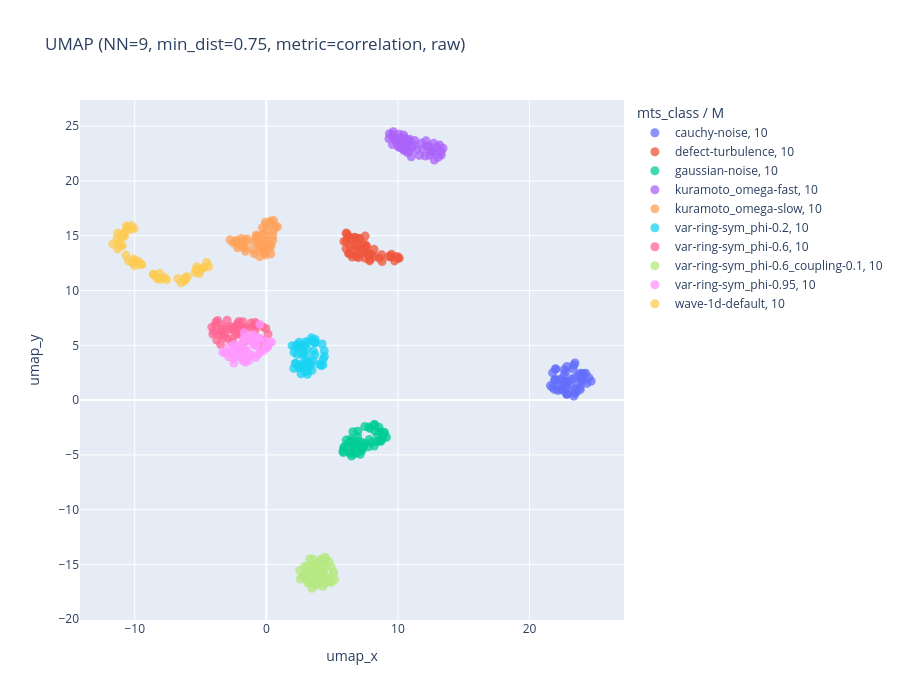

Source (notebook cell):
### Code cell
import plotly.express as px

# Interactive version of the chosen combo (emb_chosen / chosen_label from the cell above).
df_plot = meta_df.assign(
    umap_x=emb[:, 0],
    umap_y=emb[:, 1],
    M_str=meta_df["M"].astype(str),
    instance_str=meta_df["instance"].astype(str),
    dataset_paths_str=meta_df["dataset_paths"].astype(str),
)
fig = px.scatter(
    df_plot, x="umap_x", y="umap_y",
    color="mts_class",
    symbol="M_str",
    hover_data={
        "mts_class": True,
        "M": True,
        "T": True,
        "instance_str": True,
        "dataset_paths_str": False,
        "M_str": False,
        "umap_x": ":.2f",
        "umap_y": ":.2f",
    },
    title=f"UMAP (NN={n_neighbors}, min_dist={min_dist}, metric={metric}, {'scaled' if scaled else 'raw'})",
    width=900, height=700,
)
fig.update_traces(marker=dict(size=9, opacity=0.75))
fig.update_layout(legend=dict(title="mts_class / M"))
fig.show()

### Figure 1 — Plotly figure (JSON) as saved in the notebook; plotly's stock layout.template omitted (floating-point values rounded to 4 significant figures; data arrays with more than 128 entries replaced by an {"elided": "..."} marker saying what was removed)
{"data": [{"customdata": {"elided": "50x6 mixed values"}, "hovertemplate": "mts_class=%{customdata[0]}<br>umap_x=%{x:.2f}<br>umap_y=%{y:.2f}<br>M=%{customdata[1]}<br>T=%{customdata[2]}<br>instance_str=%{customdata[3]}<extra></extra>", "legendgroup": "cauchy-noise, 10", "marker": {"color": "#636efa", "opacity": 0.75, "size": 9, "symbol": "circle"}, "mode": "markers", "name": "cauchy-noise, 10", "orientation": "v", "showlegend": true, "type": "scatter", "x": [22.5, 23.64, 22.39, 23.19, 21.89, 22.84, 23.43, 22.83, 21.73, 23.43, 23.74, 24.07, 21.75, 22.87, 23.85, 21.97, 24.08, 24.27, 23.43, 24.68, 22.62, 23.37, 23.58, 24.51, 24.37, 22.77, 23.96, 23.09, 21.59, 22.82, 22.26, 24.03, 23.36, 23.89, 22.8, 22.37, 22.61, 21.99, 22.16, 22.12, 22.93, 22.63, 23.3, 22.54, 21.97, 21.89, 23.45, 23.86, 22.84, 23.84], "xaxis": "x", "y": [1.047, 1.48, 1.935, 1.917, 1.816, 1.653, 0.9405, 0.5364, 1.162, 0.6199, 2.313, 1.768, 2.494, 0.5732, 0.9707, 1.904, 2.434, 2.449, 2.051, 1.735, 2.263, 3.204, 0.7448, 2.049, 1.521, 2.594, 1.915, 1.301, 1.324, 0.5615, 1.286, 2.286, 0.3602, 1.995, 1.216, 0.9819, 1.737, 2.825, 0.8875, 1.778, 1.704, 2.782, 2.882, 0.9004, 2.868, 0.9729, 3.387, 2.455, 3.067, 1.197], "yaxis": "y"}, {"customdata": {"elided": "50x6 mixed values"}, "hovertemplate": "mts_class=%{customdata[0]}<br>umap_x=%{x:.2f}<br>umap_y=%{y:.2f}<br>M=%{customdata[1]}<br>T=%{customdata[2]}<br>instance_str=%{customdata[3]}<extra></extra>", "legendgroup": "defect-turbulence, 10", "marker": {"color": "#EF553B", "opacity": 0.75, "size": 9, "symbol": "circle"}, "mode": "markers", "name": "defect-turbulence, 10", "orientation": "v", "showlegend": true, "type": "scatter", "x": [6.707, 6.751, 7.545, 9.474, 6.672, 6.342, 6.527, 8.248, 10.01, 7.005, 6.058, 9.281, 6.465, 7.49, 9.508, 7.083, 7.504, 6.306, 6.933, 7.077, 7.863, 6.125, 6.25, 6.061, 6.074, 8.183, 7.292, 7.521, 7.985, 8.748, 9.746, 7.601, 9.938, 7.337, 6.421, 6.338, 6.924, 9.512, 6.841, 7.857, 10.1, 6.904, 7.641, 7.082, 5.899, 8.592, 7.732, 6.246, 7.852, 8.795], "xaxis": "x", "y": [14.87, 14.84, 14.17, 13.05, 14.11, 13.99, 13.05, 13.08, 12.94, 13.0, 15.24, 13.11, 14.62, 12.95, 13.32, 14.75, 14.97, 13.41, 13.49, 14.75, 12.82, 15.18, 13.36, 13.82, 14.52, 13.76, 13.69, 13.92, 13.3, 13.27, 12.71, 13.41, 13.11, 14.28, 13.35, 14.77, 13.9, 13.11, 13.1, 12.7, 12.96, 14.19, 14.0, 13.32, 14.49, 12.96, 13.36, 14.95, 13.28, 12.64], "yaxis": "y"}, {"customdata": {"elided": "50x6 mixed values"}, "hovertemplate": "mts_class=%{customdata[0]}<br>umap_x=%{x:.2f}<br>umap_y=%{y:.2f}<br>M=%{customdata[1]}<br>T=%{customdata[2]}<br>instance_str=%{customdata[3]}<extra></extra>", "legendgroup": "gaussian-noise, 10", "marker": {"color": "#00cc96", "opacity": 0.75, "size": 9, "symbol": "circle"}, "mode": "markers", "name": "gaussian-noise, 10", "orientation": "v", "showlegend": true, "type": "scatter", "x": [7.489, 7.785, 5.82, 7.245, 5.872, 8.649, 7.284, 6.959, 8.189, 8.22, 8.196, 6.579, 6.345, 7.268, 6.94, 9.127, 6.431, 6.437, 6.197, 6.435, 6.629, 8.456, 6.768, 6.064, 8.456, 7.863, 8.71, 8.707, 8.043, 6.465, 8.586, 6.83, 7.476, 8.864, 6.729, 6.921, 6.326, 8.559, 8.968, 7.388, 5.855, 6.826, 7.744, 5.931, 8.232, 7.826, 6.891, 7.136, 8.943, 6.618], "xaxis": "x", "y": [-3.954, -2.463, -4.668, -4.416, -4.368, -2.935, -3.865, -2.837, -4.187, -2.806, -2.23, -2.88, -4.856, -4.594, -3.348, -3.386, -3.829, -3.521, -3.984, -3.759, -4.933, -3.238, -4.281, -3.653, -3.781, -2.57, -3.677, -3.752, -3.853, -5.11, -2.891, -3.972, -2.415, -3.46, -4.626, -3.751, -4.724, -2.475, -2.939, -4.227, -4.778, -4.287, -4.268, -4.256, -2.275, -3.601, -4.804, -4.938, -3.039, -4.297], "yaxis": "y"}, {"customdata": {"elided": "50x6 mixed values"}, "hovertemplate": "mts_class=%{customdata[0]}<br>umap_x=%{x:.2f}<br>umap_y=%{y:.2f}<br>M=%{customdata[1]}<br>T=%{customdata[2]}<br>instance_str=%{customdata[3]}<extra></extra>", "legendgroup": "kuramoto_omega-fast, 10", "marker": {"color": "#ab63fa", "opacity": 0.75, "size": 9, "symbol": "circle"}, "mode": "markers", "name": "kuramoto_omega-fast, 10", "orientation": "v", "showlegend": true, "type": "scatter", "x": [11.82, 12.36, 13.29, 9.803, 12.13, 9.353, 10.1, 11.9, 11.28, 10.63, 13.17, 10.49, 10.48, 13.04, 11.01, 10.81, 12.53, 12.77, 11.28, 11.42, 12.72, 10.52, 12.21, 10.69, 9.592, 10.43, 12.95, 10.05, 10.88, 9.964, 9.581, 12.58, 9.545, 12.4, 10.43, 12.07, 10.71, 13.43, 10.1, 9.818, 9.649, 9.317, 11.62, 13.28, 12.71, 11.07, 10.19, 10.16, 10.73, 10.83], "xaxis": "x", "y": [23.46, 23.16, 22.37, 23.87, 23.67, 24.31, 24.26, 22.92, 23.7, 23.53, 23.28, 23.57, 22.9, 22.17, 22.21, 23.59, 22.73, 21.91, 23.31, 22.86, 22.68, 23.91, 23.17, 23.08, 24.24, 22.8, 23.09, 23.11, 23.81, 23.33, 23.32, 22.67, 24.05, 22.36, 24.2, 22.28, 22.59, 22.99, 23.07, 23.71, 24.5, 23.85, 22.33, 22.67, 23.44, 23.06, 23.7, 23.93, 23.74, 22.7], "yaxis": "y"}, {"customdata": {"elided": "50x6 mixed values"}, "hovertemplate": "mts_class=%{customdata[0]}<br>umap_x=%{x:.2f}<br>umap_y=%{y:.2f}<br>M=%{customdata[1]}<br>T=%{customdata[2]}<br>instance_str=%{customdata[3]}<extra></extra>", "legendgroup": "kuramoto_omega-slow, 10", "marker": {"color": "#FFA15A", "opacity": 0.75, "size": 9, "symbol": "circle"}, "mode": "markers", "name": "kuramoto_omega-slow, 10", "orientation": "v", "showlegend": true, "type": "scatter", "x": [-0.3696, -0.718, -1.879, 0.5561, -0.5458, 0.000269, 0.5517, -0.02625, -0.06335, -2.055, -1.743, 0.4837, -2.307, 0.3411, 0.6625, -2.523, -1.521, -2.758, 0.3767, -0.7898, -1.584, -0.1697, -0.07144, 0.0644, -0.1097, -0.2999, -1.804, 0.2651, -0.2679, 0.2597, 0.8404, -1.59, 0.3555, -2.282, 0.3361, -0.06959, -0.9852, -0.227, -0.539, -1.463, -0.9079, -0.954, -0.7705, -0.4116, -0.1821, 0.1044, -0.5101, -2.182, 0.4824, -0.4933], "xaxis": "x", "y": [13.81, 14.94, 14.76, 16.39, 14.15, 16.01, 15.45, 15.08, 13.86, 14.09, 13.97, 14.55, 14.4, 13.34, 15.81, 14.35, 13.86, 14.63, 16.2, 14.66, 13.58, 14.47, 16.24, 15.51, 13.43, 15.74, 14.48, 14.15, 15.16, 13.79, 15.82, 14.56, 14.1, 14.6, 16.35, 13.23, 14.42, 13.5, 14.92, 14.71, 13.35, 13.66, 15.06, 14.29, 13.98, 14.52, 14.04, 13.91, 14.97, 13.1], "yaxis": "y"}, {"customdata": {"elided": "50x6 mixed values"}, "hovertemplate": "mts_class=%{customdata[0]}<br>umap_x=%{x:.2f}<br>umap_y=%{y:.2f}<br>M=%{customdata[1]}<br>T=%{customdata[2]}<br>instance_str=%{customdata[3]}<extra></extra>", "legendgroup": "var-ring-sym_phi-0.2, 10", "marker": {"color": "#19d3f3", "opacity": 0.75, "size": 9, "symbol": "circle"}, "mode": "markers", "name": "var-ring-sym_phi-0.2, 10", "orientation": "v", "showlegend": true, "type": "scatter", "x": [2.751, 3.311, 3.089, 4.317, 2.474, 2.529, 3.677, 2.9, 3.473, 3.708, 2.877, 2.997, 4.045, 3.027, 2.75, 3.115, 3.685, 2.504, 2.331, 4.234, 3.547, 2.241, 2.984, 2.732, 3.124, 2.41, 3.129, 3.582, 3.019, 3.156, 4.298, 3.462, 4.166, 2.083, 2.635, 2.642, 2.192, 4.4, 3.424, 3.033, 3.009, 3.372, 2.357, 2.853, 1.956, 3.697, 2.097, 4.413, 2.489, 2.2], "xaxis": "x", "y": [5.003, 3.481, 4.65, 3.719, 2.935, 3.186, 5.232, 2.604, 2.714, 5.565, 4.886, 2.966, 3.276, 3.474, 4.099, 2.363, 4.134, 5.281, 4.181, 5.124, 3.606, 3.369, 2.775, 3.319, 2.627, 3.024, 5.263, 4.46, 2.881, 3.21, 3.21, 5.431, 3.156, 2.891, 2.398, 4.832, 4.883, 4.506, 5.683, 3.933, 5.335, 3.163, 5.066, 4.331, 4.968, 5.257, 4.358, 3.996, 4.765, 3.351], "yaxis": "y"}, {"customdata": {"elided": "50x6 mixed values"}, "hovertemplate": "mts_class=%{customdata[0]}<br>umap_x=%{x:.2f}<br>umap_y=%{y:.2f}<br>M=%{customdata[1]}<br>T=%{customdata[2]}<br>instance_str=%{customdata[3]}<extra></extra>", "legendgroup": "var-ring-sym_phi-0.6, 10", "marker": {"color": "#FF6692", "opacity": 0.75, "size": 9, "symbol": "circle"}, "mode": "markers", "name": "var-ring-sym_phi-0.6, 10", "orientation": "v", "showlegend": true, "type": "scatter", "x": [-1.326, -2.408, -1.753, -3.472, -3.874, -1.921, -2.765, -3.7, -2.975, -3.232, -3.976, -2.604, -1.011, -0.286, -3.298, -2.094, -2.923, -2.075, -1.667, -2.563, -3.45, -1.395, -2.08, -2.84, -3.399, -3.517, -2.172, -2.601, -1.156, -2.291, -3.766, -0.3257, -3.823, -2.206, -0.6841, -3.161, -0.769, -2.58, -1.78, -4.14, -2.24, -1.672, -4.064, -0.2782, -0.8565, 0.1259, -0.03676, -1.728, -0.8737, -3.392], "xaxis": "x", "y": [5.58, 6.681, 6.58, 5.071, 6.817, 6.142, 6.708, 7.264, 7.299, 5.754, 6.271, 6.597, 6.692, 6.702, 6.508, 6.011, 5.584, 7.181, 5.329, 5.618, 6.297, 6.582, 6.819, 6.489, 6.262, 5.911, 7.02, 6.439, 7.032, 6.079, 5.488, 4.681, 7.103, 6.859, 6.82, 6.001, 6.965, 5.274, 7.162, 6.653, 6.335, 6.602, 6.028, 5.471, 7.081, 6.01, 6.531, 6.307, 6.322, 6.848], "yaxis": "y"}, {"customdata": {"elided": "50x6 mixed values"}, "hovertemplate": "mts_class=%{customdata[0]}<br>umap_x=%{x:.2f}<br>umap_y=%{y:.2f}<br>M=%{customdata[1]}<br>T=%{customdata[2]}<br>instance_str=%{customdata[3]}<extra></extra>", "legendgroup": "var-ring-sym_phi-0.6_coupling-0.1, 10", "marker": {"color": "#B6E880", "opacity": 0.75, "size": 9, "symbol": "circle"}, "mode": "markers", "name": "var-ring-sym_phi-0.6_coupling-0.1, 10", "orientation": "v", "showlegend": true, "type": "scatter", "x": [4.316, 5.103, 3.511, 3.764, 2.564, 4.294, 3.207, 4.752, 4.214, 3.912, 4.404, 2.778, 4.257, 2.951, 3.461, 3.289, 5.1, 3.727, 2.907, 4.163, 3.06, 4.066, 3.798, 3.15, 4.547, 3.961, 4.046, 4.087, 3.613, 4.957, 4.925, 4.402, 4.03, 4.501, 3.492, 3.361, 3.635, 4.502, 2.521, 3.587, 3.102, 5.192, 3.885, 3.514, 3.765, 4.465, 3.403, 4.655, 3.036, 4.822], "xaxis": "x", "y": [-16.99, -15.69, -14.51, -16.81, -16.34, -15.05, -15.52, -14.73, -14.65, -15.47, -15.89, -16.07, -15.69, -16.05, -17.18, -14.51, -15.82, -16.1, -15.16, -14.51, -15.59, -15.75, -16.01, -16.7, -16.31, -15.5, -16.44, -14.67, -15.79, -16.62, -15.19, -16.71, -16.5, -15.28, -15.18, -16.77, -15.25, -14.47, -15.56, -15.46, -15.16, -16.39, -16.89, -16.57, -14.96, -14.34, -16.3, -16.26, -16.36, -16.61], "yaxis": "y"}, {"customdata": {"elided": "50x6 mixed values"}, "hovertemplate": "mts_class=%{customdata[0]}<br>umap_x=%{x:.2f}<br>umap_y=%{y:.2f}<br>M=%{customdata[1]}<br>T=%{customdata[2]}<br>instance_str=%{customdata[3]}<extra></extra>", "legendgroup": "var-ring-sym_phi-0.95, 10", "marker": {"color": "#FF97FF", "opacity": 0.75, "size": 9, "symbol": "circle"}, "mode": "markers", "name": "var-ring-sym_phi-0.95, 10", "orientation": "v", "showlegend": true, "type": "scatter", "x": [-1.39, 0.2571, -1.763, -2.58, -0.06678, -3.139, -1.122, -0.2039, -2.476, -1.884, -2.296, -1.663, -0.7005, -2.801, -0.8725, -1.052, -1.933, -1.588, -0.4651, -0.5373, -1.59, -0.8025, -1.831, -0.9662, -0.5397, -1.62, -2.07, -2.865, 0.07081, 0.3913, -2.05, -0.4982, -2.694, -1.571, -0.8036, -0.7896, -1.524, -2.484, -1.165, -1.682, -3.317, -0.01266, -1.298, 0.06703, -1.141, -0.5897, -1.21, -2.47, -3.113, -2.052], "xaxis": "x", "y": [4.029, 5.218, 3.579, 4.487, 5.396, 4.283, 5.836, 4.515, 3.376, 5.186, 4.593, 5.693, 5.724, 4.869, 4.985, 5.97, 4.67, 3.895, 4.416, 5.63, 5.435, 3.89, 3.792, 5.09, 5.604, 4.61, 3.976, 3.953, 4.848, 5.3, 4.456, 6.921, 4.128, 3.45, 5.143, 4.997, 4.524, 3.781, 5.372, 6.147, 4.386, 4.848, 3.64, 4.818, 4.086, 4.195, 4.159, 5.076, 4.408, 4.919], "yaxis": "y"}, {"customdata": {"elided": "50x6 mixed values"}, "hovertemplate": "mts_class=%{customdata[0]}<br>umap_x=%{x:.2f}<br>umap_y=%{y:.2f}<br>M=%{customdata[1]}<br>T=%{customdata[2]}<br>instance_str=%{customdata[3]}<extra></extra>", "legendgroup": "wave-1d-default, 10", "marker": {"color": "#FECB52", "opacity": 0.75, "size": 9, "symbol": "circle"}, "mode": "markers", "name": "wave-1d-default, 10", "orientation": "v", "showlegend": true, "type": "scatter", "x": [-10.62, -6.222, -9.457, -10.14, -4.387, -8.259, -9.737, -4.535, -5.994, -10.0, -7.753, -10.77, -11.3, -8.085, -11.29, -10.57, -6.469, -4.861, -10.94, -5.295, -10.25, -10.24, -8.574, -6.721, -11.35, -10.9, -10.63, -9.564, -10.16, -8.021, -5.328, -10.88, -6.148, -11.22, -10.67, -9.961, -5.397, -10.06, -7.572, -6.197, -10.48, -5.1, -10.95, -11.09, -4.762, -5.094, -10.04, -8.59, -11.66, -8.294], "xaxis": "x", "y": [15.46, 10.94, 12.37, 12.53, 12.17, 11.05, 12.65, 12.56, 11.25, 12.27, 11.2, 15.02, 13.81, 11.56, 15.25, 15.79, 10.7, 12.04, 14.09, 12.16, 15.62, 15.92, 11.48, 11.08, 14.73, 14.87, 15.88, 12.41, 12.55, 11.04, 11.91, 15.06, 11.22, 14.37, 13.22, 12.72, 11.65, 12.88, 10.98, 10.94, 12.71, 11.55, 15.19, 14.08, 12.09, 11.84, 15.65, 11.45, 14.23, 11.2], "yaxis": "y"}], "layout": {"height": 700, "legend": {"title": {"text": "mts_class / M"}, "tracegroupgap": 0}, "title": {"text": "UMAP (NN=9, min_dist=0.75, metric=correlation, raw)"}, "width": 900, "xaxis": {"anchor": "y", "domain": [0, 1], "title": {"text": "umap_x"}}, "yaxis": {"anchor": "x", "domain": [0, 1], "title": {"text": "umap_y"}}}}
